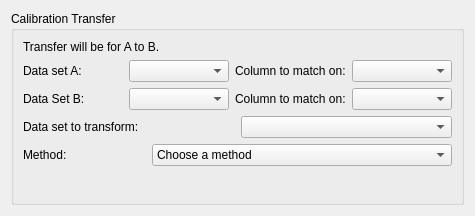
<?xml version="1.0" encoding="UTF-8"?>
<ui version="4.0">
 <class>Form</class>
 <widget class="QWidget" name="Form">
  <property name="geometry">
   <rect>
    <x>0</x>
    <y>0</y>
    <width>475</width>
    <height>216</height>
   </rect>
  </property>
  <property name="windowTitle">
   <string>Form</string>
  </property>
  <layout class="QVBoxLayout" name="verticalLayout">
   <item>
    <widget class="QGroupBox" name="formGroupBox">
     <property name="title">
      <string>Calibration Transfer</string>
     </property>
     <layout class="QFormLayout" name="formLayout">
      <item row="0" column="0">
       <widget class="QLabel" name="infolabel">
        <property name="text">
         <string>Transfer will be for A to B.</string>
        </property>
       </widget>
      </item>
      <item row="1" column="0" colspan="2">
       <layout class="QVBoxLayout" name="verticalLayout_2">
        <item>
         <layout class="QHBoxLayout" name="DataA_HLayout">
          <item>
           <widget class="QLabel" name="DataA_label">
            <property name="text">
             <string>Data set A:</string>
            </property>
           </widget>
          </item>
          <item>
           <widget class="QComboBox" name="chooseDataA"/>
          </item>
          <item>
           <widget class="QLabel" name="DataAMatch_label">
            <property name="text">
             <string>Column to match on:</string>
            </property>
           </widget>
          </item>
          <item>
           <widget class="QComboBox" name="chooseDataAMatch"/>
          </item>
         </layout>
        </item>
        <item>
         <layout class="QHBoxLayout" name="DataB_HLayout">
          <item>
           <widget class="QLabel" name="DataB_label">
            <property name="text">
             <string>Data Set B:</string>
            </property>
           </widget>
          </item>
          <item>
           <widget class="QComboBox" name="chooseDataB"/>
          </item>
          <item>
           <widget class="QLabel" name="DataBMatch_label">
            <property name="text">
             <string>Column to match on:</string>
            </property>
           </widget>
          </item>
          <item>
           <widget class="QComboBox" name="chooseDataBMatch"/>
          </item>
         </layout>
        </item>
        <item>
         <layout class="QHBoxLayout" name="Transform_HLayout">
          <item>
           <widget class="QLabel" name="DatatoTransform_label">
            <property name="text">
             <string>Data set to transform:</string>
            </property>
           </widget>
          </item>
          <item>
           <widget class="QComboBox" name="chooseDatatoTransform"/>
          </item>
         </layout>
        </item>
        <item>
         <layout class="QHBoxLayout" name="Method_HLayout">
          <item>
           <widget class="QLabel" name="Method_label">
            <property name="text">
             <string>Method:</string>
            </property>
           </widget>
          </item>
          <item>
           <widget class="QComboBox" name="chooseMethod">
            <property name="minimumSize">
             <size>
              <width>300</width>
              <height>0</height>
             </size>
            </property>
            <item>
             <property name="text">
              <string>Choose a method</string>
             </property>
            </item>
            <item>
             <property name="text">
              <string>PDS - Piecewise Direct Standardization</string>
             </property>
            </item>
            <item>
             <property name="text">
              <string>Ratio</string>
             </property>
            </item>
           </widget>
          </item>
         </layout>
        </item>
        <item>
         <layout class="QVBoxLayout" name="methodlayout"/>
        </item>
       </layout>
      </item>
     </layout>
    </widget>
   </item>
  </layout>
 </widget>
 <resources/>
 <connections/>
</ui>
